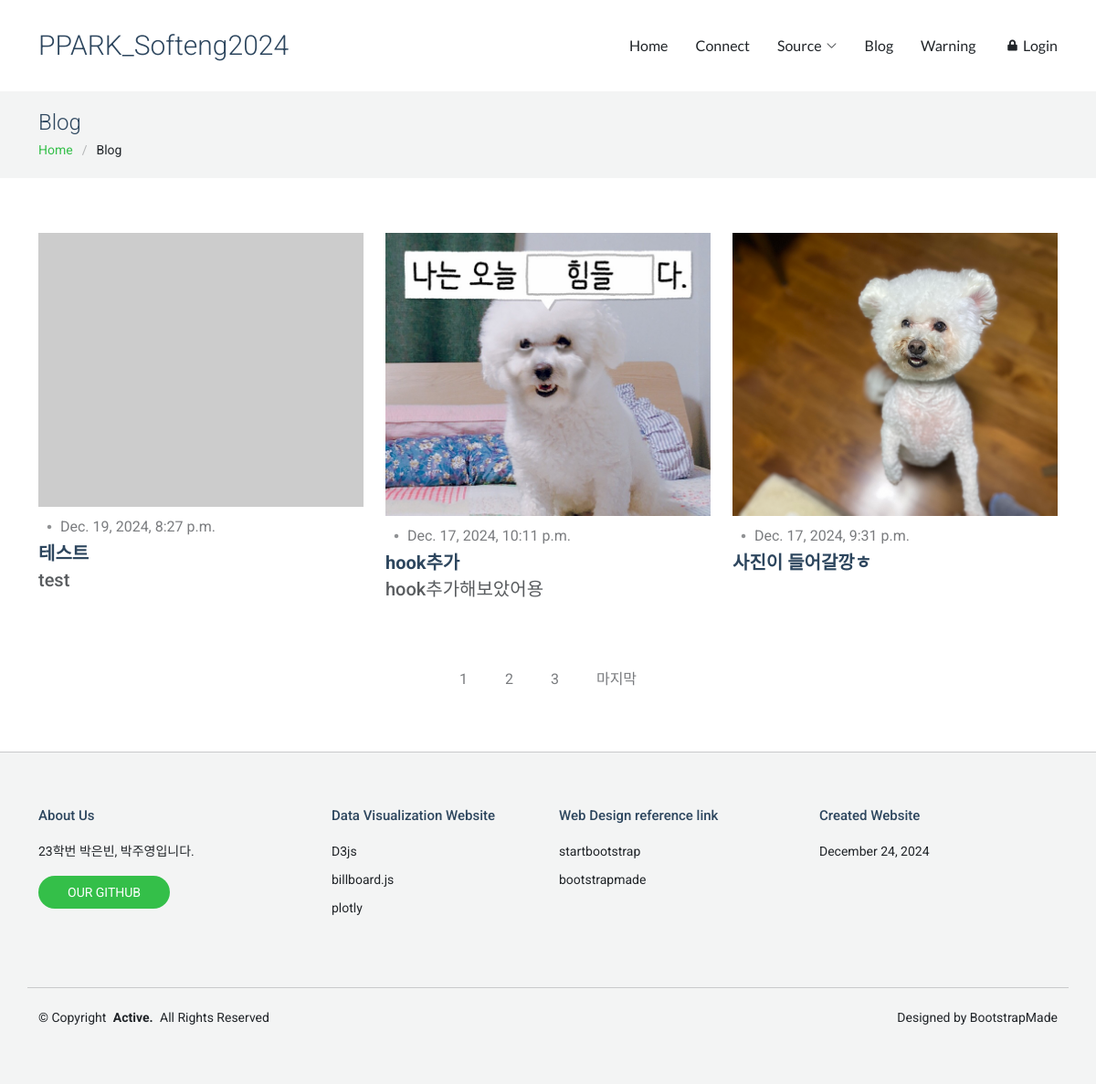
Screenshot of /blog/ with the database file from the repository.
### blog/models.py (models this page shows, shortened)
class Post(models.Model):
    title =models.CharField(max_length=30)
    hook_text =models.CharField(max_length=100, blank=True)
    content = models.TextField()
    head_image = models.ImageField(upload_to='blog/images/%Y/%m/%d/', blank=True)
    file_upload = models.FileField(upload_to ='blog/files/%Y/%m/%d/', blank= True)
    created_at = models.DateTimeField(auto_now_add=True)
    updated_at = models.DateTimeField(auto_now=True)
    author = models.ForeignKey(User,null=True, on_delete= models.SET_NULL)
    tags = models.ManyToManyField(Tag, blank= True)
    def __str__(self):
        return f'[{self.pk}]{self.title} :: {self.author}'
    def get_absolute_url(self):
        return f'/blog/{self.pk}/'

### blog/views.py (the view)
# urls.py: path('', views.PostList.as_view(), name='blog'),
class PostList(ListView):
    model = Post
    template_name= 'blog/blog.html'
    ordering= '-pk'
    paginate_by = 3

### blog/templates/blog/blog.html (shortened to what this page needs)
{% extends 'base.html' %}
{% block main_area %}
<div class="page-title light-background">
    <div class="container">
        <h1>Blog</h1>
        <nav class="breadcrumbs">
          <ol>
            <li><a href="/">Home</a></li>
            <li class="current">Blog</li>
          </ol>
        </nav>
    </div>
</div>
<section id="blog-posts-2" class="blog-posts-2 section">
  <div class="container">
      <div class="row gy-5">
        {% for p in post_list %}
        <div class="col-lg-4 col-md-6">
            <article>
                  <div class="post-img">
                      {% if p.head_image %}
                        <img src="{{ p.head_image.url }}" alt="{{ p }} head image" class="img-fluid" style="width: 800px; height: 310px; object-fit: cover;">
                      {% else %}
                        <img src="https://picsum.photos/seed/{{ p.id }}/1600/300" alt="random_image">
                      {% endif %}
                  </div>
                  <div class="meta-top">
                    <ul>
                      <li class="d-flex align-items-center"><i class="bi bi-dot"></i>{{ p.created_at }}</li>
                    </ul>
                  </div>
                  <h2 class="title">
                      <a href="{{ p.get_absolute_url }}">{{ p.title }}</a>
                  </h2>
                  {% if p.hook_text %}
                    <h5 class="text-muted">{{ p.hook_text }}</h5>
                  {% endif %}
            </article>
        </div>
        {% endfor %}
      </div>
  </div>
</section>
<section id="blog-pagination" class="blog-pagination section">
  <div class="container">
    <div class="d-flex justify-content-center">
      <ul>
        {% for page_num in page_obj.paginator.page_range %}
        <li class="page-item">
            <a class="page-link" href="?page={{ page_num }}">{{ page_num }}</a>
        </li>
        {% endfor %}
        {% if not page_obj.number == page_obj.paginator.num_pages %}
        <li class="page-item">
            <a class="page-link" href="?page={{ page_obj.paginator.num_pages }}">마지막</a>
        </li>
        {% endif %}
      </ul>
    </div>
  </div>
</section>
{% endblock %}
    {% load static %}

### static/single_pages/css/main.css (style rules this page uses)
:root { --default-font: "Roboto", system-ui, -apple-system, "Segoe UI", Roboto, "Helvetica Neue", Arial, "Noto Sans", "Liberation Sans", sans-serif, "Apple Color Emoji", "Segoe UI Emoji", "Segoe UI Symbol", "Noto Color Emoji"; --heading-font: "Roboto", sans-serif; --nav-font: "Lato", sans-serif; }
:root { --background-color: #ffffff; --default-color: #212529; --heading-color: #2d465e; --accent-color: #34bf49; --surface-color: #ffffff; --contrast-color: #ffffff; }
:root { --nav-color: #212529; --nav-hover-color: #34bf49; --nav-mobile-background-color: #ffffff; --nav-dropdown-background-color: #ffffff; --nav-dropdown-color: #212529; --nav-dropdown-hover-color: #34bf49; }
.light-background { --background-color: #f3f4f4; --surface-color: #ffffff; }
:root { scroll-behavior: smooth; }
body { color: var(--default-color); background-color: var(--background-color); font-family: var(--default-font); }
a { color: var(--accent-color); text-decoration: none; transition: 0.3s; }
h1, h2, h3, h4, h5, h6 { color: var(--heading-color); font-family: var(--heading-font); }
.page-title { color: var(--default-color); background-color: var(--background-color); padding: 20px 0; position: relative; }
.page-title h1 { font-size: 24px; font-weight: 300; margin: 0 0 5px 0; }
.page-title .breadcrumbs ol { display: flex; flex-wrap: wrap; list-style: none; padding: 0; margin: 0; font-size: 14px; font-weight: 400; }
.page-title .breadcrumbs ol li+li { padding-left: 10px; }
.page-title .breadcrumbs ol li+li::before { content: "/"; display: inline-block; padding-right: 10px; color: color-mix(in srgb, var(--default-color), transparent 70%); }
section, .section { color: var(--default-color); background-color: var(--background-color); padding: 60px 0; scroll-margin-top: 100px; overflow: clip; }
.blog-posts-2 article { height: 100%; }
.blog-posts-2 .post-img { max-height: 440px; overflow: hidden; }
.blog-posts-2 .title { font-size: 20px; font-weight: 700; padding: 0; margin: 5px 0; }
.blog-posts-2 .title a { color: var(--heading-color); transition: 0.3s; }
.blog-posts-2 .meta-top { margin-top: 10px; color: color-mix(in srgb, var(--default-color), transparent 40%); }
.blog-posts-2 .meta-top ul { display: flex; flex-wrap: wrap; list-style: none; align-items: center; padding: 0; margin: 0; }
.blog-posts-2 .meta-top i { font-size: 24px; line-height: 0; color: color-mix(in srgb, var(--default-color), transparent 50%); }
.blog-pagination { padding-top: 0; color: color-mix(in srgb, var(--default-color), transparent 40%); }
.blog-pagination ul { display: flex; padding: 0; margin: 0; list-style: none; }
.blog-pagination li { margin: 0 5px; transition: 0.3s; }
.blog-pagination li a { color: color-mix(in srgb, var(--default-color), transparent 40%); padding: 7px 16px; display: flex; align-items: center; justify-content: center; }

### rows the page displays
Post: created_at "Dec. 19, 2024, 8:27 p.m.", title "테스트", hook_text "test"
Post: head_image (picture), created_at "Dec. 17, 2024, 10:11 p.m.", title "hook추가", hook_text "hook추가해보았어용"
Post: head_image (picture), created_at "Dec. 17, 2024, 9:31 p.m.", title "사진이 들어갈깡ㅎ"

### other values shown
{{ page_num }} "1" "2" "3"
